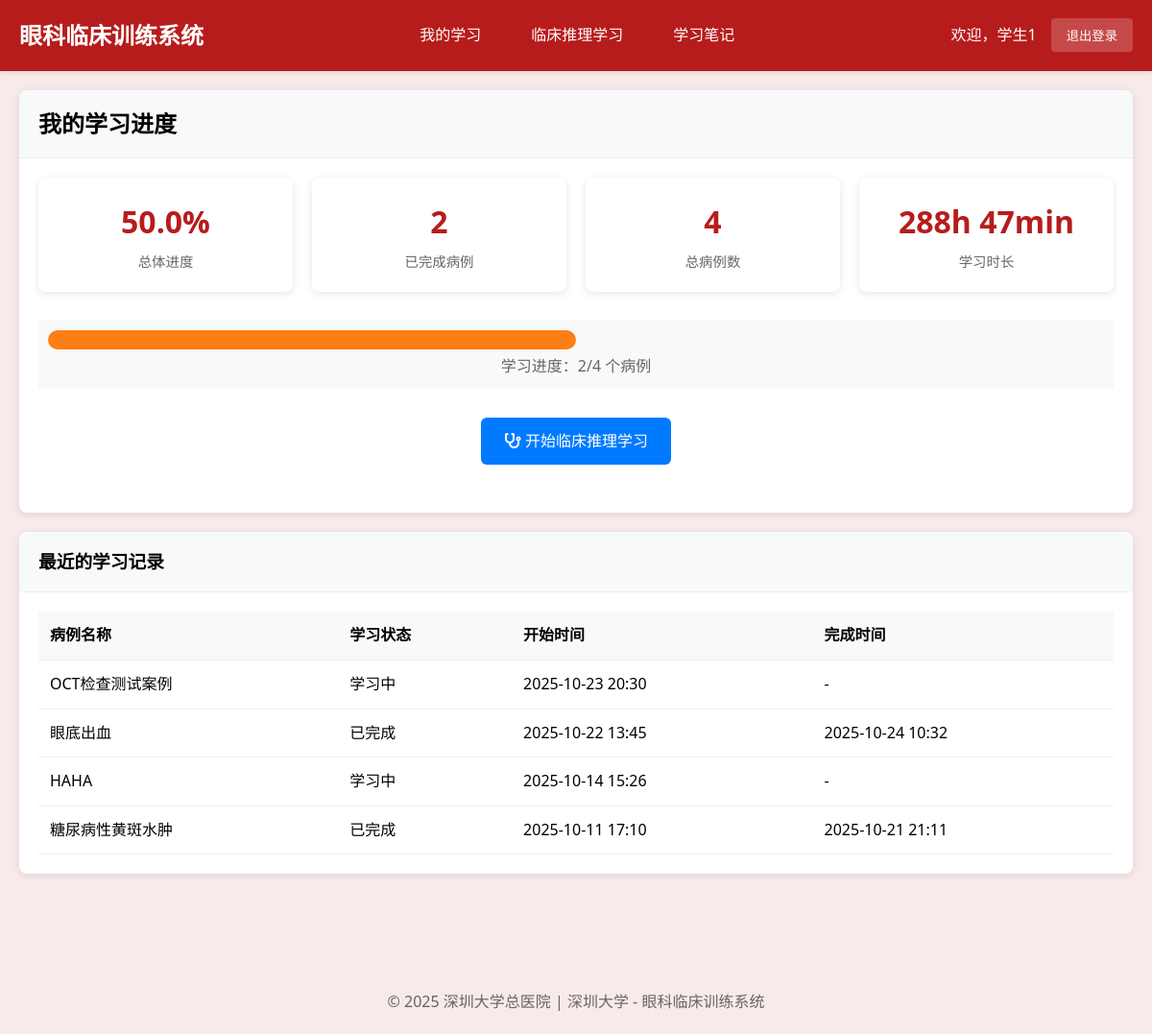
Page /student/ (signed in) on the committed database.
### cases/models.py (models this page shows, shortened)
class StudentClinicalSession(models.Model):
    student = models.ForeignKey(User, on_delete=models.CASCADE, verbose_name="学生")
    clinical_case = models.ForeignKey(ClinicalCase, on_delete=models.CASCADE, verbose_name="临床案例")
    session_status = models.CharField(
        max_length=30,  # 增加长度以适应最长的选项
        choices=[
            ('case_presentation', '病例呈现'),         # 步骤1: 呈现病例
            ('examination_selection', '检查选择'),     # 步骤2: 选择检查方法
            ('examination_results', '检查结果'),       # 步骤3: 查看检查图像结果
            ('diagnosis_reasoning', '诊断推理'),       # 步骤4: 诊断判断推理
            ('treatment_selection', '治疗选择'),       # 步骤5: 选择治疗方案
            ('learning_feedback', '学习反馈'),         # 步骤6: 学习反馈
            ('completed', '已完成')
        ],
        default='case_presentation',
        verbose_name="当前阶段"
    )
    selected_examinations = models.JSONField(default=list, verbose_name="已选检查项目")
    examination_images_viewed = models.JSONField(default=list, verbose_name="已查看的检查图像")
    selected_diagnosis = models.ForeignKey(DiagnosisOption, on_delete=SET_NULL, blank=True, null=True, verbose_name="选择的诊断")
    diagnosis_reasoning_text = models.TextField(blank=True, verbose_name="诊断推理过程",
                                               help_text="学生的诊断思路和推理过程")
    selected_treatments = models.JSONField(default=list, verbose_name="已选治疗方案")
    step_completion_status = models.JSONField(
        default=dict,
        verbose_name="步骤完成状态",
        help_text="记录每个步骤的完成情况：{step_name: {completed: bool, score: float, completion_time: datetime}}"
    )
    required_examinations_completed = models.BooleanField(default=False, verbose_name="必选检查是否完成")
    examination_selection_valid = models.BooleanField(default=False, verbose_name="检查选择是否有效")
    examination_score = models.FloatField(default=0.0, verbose_name="检查选择得分")
    diagnosis_score = models.FloatField(default=0.0, verbose_name="诊断准确性得分")
    treatment_score = models.FloatField(default=0.0, verbose_name="治疗方案得分")
    reasoning_score = models.FloatField(default=0.0, verbose_name="推理过程得分")
    overall_score = models.FloatField(default=0.0, verbose_name="总体得分")
    time_spent = models.JSONField(default=dict, verbose_name="各阶段用时", help_text="JSON格式记录各阶段耗时")
    step_start_times = models.JSONField(default=dict, verbose_name="各步骤开始时间")
    started_at = models.DateTimeField(auto_now_add=True, verbose_name="开始时间")
    completed_at = models.DateTimeField(blank=True, null=True, verbose_name="完成时间")
    last_activity = models.DateTimeField(auto_now=True, verbose_name="最后活动时间")
    learning_notes = models.TextField(blank=True, verbose_name="学习笔记")
    reflection = models.TextField(blank=True, verbose_name="学习反思")
    session_data = models.JSONField(default=dict, verbose_name="会话数据",
                                   help_text="保存检查顺序、当前进度等临时数据")
    class Meta:
        verbose_name = "学生临床会话"
        verbose_name_plural = "学生临床会话"
        ordering = ['-started_at']
        unique_together = ['student', 'clinical_case']

class ClinicalCase(models.Model):
    title = models.CharField(max_length=200, verbose_name="案例标题")
    case_id = models.CharField(max_length=50, unique=True, verbose_name="案例编号")
    patient_age = models.IntegerField(verbose_name="患者年龄")
    patient_gender = models.CharField(max_length=10, choices=[('M', '男'), ('F', '女')], verbose_name="患者性别")
    chief_complaint = models.TextField(verbose_name="主诉")
    present_illness = models.TextField(verbose_name="现病史")
    past_history = models.TextField(blank=True, verbose_name="既往史")
    family_history = models.TextField(blank=True, verbose_name="家族史")
    learning_objectives = models.JSONField(verbose_name="学习目标", help_text="JSON格式存储多个学习目标")
    difficulty_level = models.CharField(
        max_length=20,
        choices=[('beginner', '初级'), ('intermediate', '中级'), ('advanced', '高级')],
        default='intermediate',
        verbose_name="难度等级"
    )
    is_active = models.BooleanField(default=True, verbose_name="是否启用")
    created_by = models.ForeignKey(User, on_delete=models.CASCADE, verbose_name="创建者")
    created_at = models.DateTimeField(auto_now_add=True, verbose_name="创建时间")
    updated_at = models.DateTimeField(auto_now=True, verbose_name="更新时间")
    case_images = models.JSONField(blank=True, null=True, verbose_name="案例图片", help_text="存储图片路径的JSON数组")
    class Meta:
        verbose_name = "临床案例"
        verbose_name_plural = "临床案例"
        ordering = ['-created_at']

### cases/views.py (the view)
# urls.py: path('student/', views.student_dashboard, name='student_dashboard'),
@login_required
@user_passes_test(is_student, login_url='login')
def student_dashboard(request):
    user = request.user
    total_clinical_cases = ClinicalCase.objects.filter(is_active=True).count()
    user_sessions = StudentClinicalSession.objects.filter(student=user)
    completed_sessions = user_sessions.filter(completed_at__isnull=False).count()
    progress_percentage = 0
    if total_clinical_cases > 0:
        progress_percentage = round((completed_sessions / total_clinical_cases) * 100, 1)
    total_study_time = 0
    for session in user_sessions.filter(completed_at__isnull=False):
        if session.completed_at and session.started_at:
            duration = session.completed_at - session.started_at
            total_study_time += duration.total_seconds() / 60  # 转换为分钟
    total_study_time = round(total_study_time)
    hours = total_study_time // 60
    minutes = total_study_time % 60
    if hours > 0:
        if minutes > 0:
            formatted_study_time = f"{hours}h {minutes}min"
        else:
            formatted_study_time = f"{hours}h"
    else:
        formatted_study_time = f"{minutes}min"
    recent_sessions = user_sessions.order_by('-started_at')[:5]
    progress = {
        'progress_percentage': progress_percentage,
        'total_study_time': total_study_time,
        'formatted_study_time': formatted_study_time,
    }
    context = {
        'total_clinical_cases': total_clinical_cases,
        'completed_sessions': completed_sessions,
        'recent_sessions': recent_sessions,
        'progress': progress,
    }
    return render(request, 'student/dashboard.html', context)

### cases/views.py (called while the page is built)
def is_student(user):
    return user.groups.filter(name='Students').exists()

### cases/templates/student/dashboard.html (shortened to what this page needs)
{% extends 'base.html' %}
{% load static %}
{% block content %}
<div class="card">
    <div class="card-header">
        <h2>我的学习进度</h2>
    </div>
    <div class="card-body">
        <div class="stats-grid">
            <div class="stat-card" role="status" aria-label="总体学习进度">
                <div class="stat-number">{{ progress.progress_percentage|floatformat:1|default:0 }}%</div>
                <div class="stat-label">总体进度</div>
            </div>
            <div class="stat-card" role="status" aria-label="已完成病例数量">
                <div class="stat-number">{{ completed_sessions }}</div>
                <div class="stat-label">已完成病例</div>
            </div>
            <div class="stat-card" role="status" aria-label="总病例数量">
                <div class="stat-number">{{ total_clinical_cases }}</div>
                <div class="stat-label">总病例数</div>
            </div>
            <div class="stat-card" role="status" aria-label="总学习时长">
                <div class="stat-number">{{ progress.formatted_study_time|default:"0min" }}</div>
                <div class="stat-label">学习时长</div>
            </div>
        </div>
        <div class="progress-container" style="background: #f8f9fa; padding: 10px; border-radius: 4px; margin: 20px 0;">
            <div class="progress-bar"
                 style="background: #007bff; height: 20px; border-radius: 10px; transition: width 0.3s; width: 0%;"
                 data-progress="{{ progress.progress_percentage|floatformat:1|default:0 }}"></div>
            <div style="text-align: center; margin-top: 5px; color: #666;">学习进度：{{ completed_sessions }}/{{ total_clinical_cases }} 个病例</div>
        </div>
        <div style="text-align: center; margin: 30px 0;">
            <a href="{% url 'clinical_case_list' %}" class="btn" style="background: #007bff; color: white; padding: 12px 24px; border-radius: 6px; text-decoration: none;">
                <i class="fas fa-stethoscope"></i> 开始临床推理学习
            </a>
        </div>
    </div>
</div>
{% if recent_sessions %}
<div class="card">
    <div class="card-header">
        <h3>最近的学习记录</h3>
    </div>
    <div class="card-body">
        <table class="table">
            <thead>
                <tr>
                    <th>病例名称</th>
                    <th>学习状态</th>
                    <th>开始时间</th>
                    <th>完成时间</th>
                </tr>
            </thead>
            <tbody>
                {% for session in recent_sessions %}
                <tr>
                    <td>{{ session.clinical_case.title }}</td>
                    <td>
                        {% if session.completed_at %}
                            <span class="badge badge-success">已完成</span>
                        {% else %}
                            <span class="badge badge-warning">学习中</span>
                        {% endif %}
                    </td>
                    <td>{{ session.started_at|date:"Y-m-d H:i" }}</td>
                    <td>
                        {% if session.completed_at %}
                            {{ session.completed_at|date:"Y-m-d H:i" }}
                        {% else %}
                            -
                        {% endif %}
                    </td>
                </tr>
                {% endfor %}
            </tbody>
        </table>
    </div>
</div>
{% endif %}
{% endblock %}

### cases/templates/base.html (shortened to what this page needs)
{% load static %}
<!DOCTYPE html>
<html lang="zh-cn">
<head>
    <link rel="stylesheet" href="https://cdnjs.cloudflare.com/ajax/libs/font-awesome/6.0.0/css/all.min.css">
</head>
<body>
    <header class="header">
        <div class="nav-container">
            <div class="logo">眼科临床训练系统</div>
            {% if user.is_authenticated %}
            <nav class="nav-links">
                {% if user.groups.all.0.name == 'Teachers' or user.is_superuser %}
                    <a href="{% url 'teacher_dashboard' %}">仪表板</a>
                    <a href="/admin/">系统管理</a>
                {% else %}
                    <a href="{% url 'student_dashboard' %}">我的学习</a>
                    <a href="{% url 'clinical_case_list' %}">临床推理学习</a>
                    <a href="{% url 'student_learning_notes' %}">学习笔记</a>
                {% endif %}
            </nav>
            <div class="user-info">
                <span>欢迎，{{ user.get_full_name|default:user.username }}</span>
                <form method="post" action="{% url 'logout' %}" style="display: inline;">
                    <button type="submit" class="logout-btn">退出登录</button>
                </form>
            </div>
            {% endif %}
        </div>
    </header>
    <main class="container">
        {% block content %}{% endblock %}
    </main>
    <footer class="footer">
        <p>&copy; 2025 深圳大学总医院 | 深圳大学 - 眼科临床训练系统</p>
    </footer>
</body>
</html>

### cases/templates/base.html (style rules this page uses)
* { margin: 0; padding: 0; box-sizing: border-box; }
body { font-family: 'Segoe UI', Tahoma, Geneva, Verdana, sans-serif; background: #f8eaea; line-height: 1.6; }
.header { background: #b71c1c; color: white; padding: 1rem 0; box-shadow: 0 2px 4px rgba(0,0,0,0.1); }
.nav-container { max-width: 1200px; margin: 0 auto; padding: 0 20px; display: flex; justify-content: space-between; align-items: center; }
.logo { font-size: 1.5rem; font-weight: bold; }
.nav-links { display: flex; gap: 20px; }
.nav-links a { color: white; text-decoration: none; padding: 8px 16px; border-radius: 4px; transition: background 0.3s; }
.user-info { display: flex; align-items: center; gap: 15px; }
.logout-btn { background: rgba(255,255,255,0.2); color: white; border: none; padding: 8px 16px; border-radius: 4px; cursor: pointer; text-decoration: none; }
.container { max-width: 1200px; margin: 0 auto; padding: 20px; }
.btn { display: inline-block; padding: 10px 20px; background: #b71c1c; color: white; text-decoration: none; border-radius: 4px; border: none; cursor: pointer; transition: background 0.3s; }
.card { background: white; border-radius: 8px; box-shadow: 0 2px 8px rgba(0,0,0,0.1); margin-bottom: 20px; }
.card-header { padding: 16px 20px; border-bottom: 1px solid #eee; font-weight: bold; background: #f8f9fa; border-radius: 8px 8px 0 0; }
.card-body { padding: 20px; }
.table { width: 100%; border-collapse: collapse; }
.table th, .table td { padding: 12px; text-align: left; border-bottom: 1px solid #eee; }
.table th { background: #f8f9fa; font-weight: bold; }
.footer { text-align: center; color: #666; padding: 40px 0 20px 0; margin-top: 40px; border-top: 1px solid #eee; }
.stats-grid { display: grid; grid-template-columns: repeat(auto-fit, minmax(200px, 1fr)); gap: 20px; margin-bottom: 30px; }
.stat-card { background: white; padding: 20px; border-radius: 8px; text-align: center; box-shadow: 0 2px 8px rgba(0,0,0,0.1); }
.stat-number { font-size: 2rem; font-weight: bold; color: #b71c1c; margin-bottom: 5px; }
.stat-label { color: #666; font-size: 0.9rem; }

### rows in the picture
StudentClinicalSession: clinical_case "OCT检查测试案例", shows "学习中", started_at "2025-10-23 20:30"
StudentClinicalSession: clinical_case "眼底出血", shows "已完成", started_at "2025-10-22 13:45", completed_at "2025-10-24 10:32"
StudentClinicalSession: clinical_case "HAHA", shows "学习中", started_at "2025-10-14 15:26"
StudentClinicalSession: clinical_case "糖尿病性黄斑水肿", shows "已完成", started_at "2025-10-11 17:10", completed_at "2025-10-21 21:11"

### other values in the picture
{{ user.get_full_name|default:user.username }} "学生1"
{{ progress.progress_percentage|floatformat:1|default:0 }} "50.0"
{{ completed_sessions }} "2"
{{ total_clinical_cases }} "4"
{{ progress.formatted_study_time|default:"0min" }} "288h 47min"
